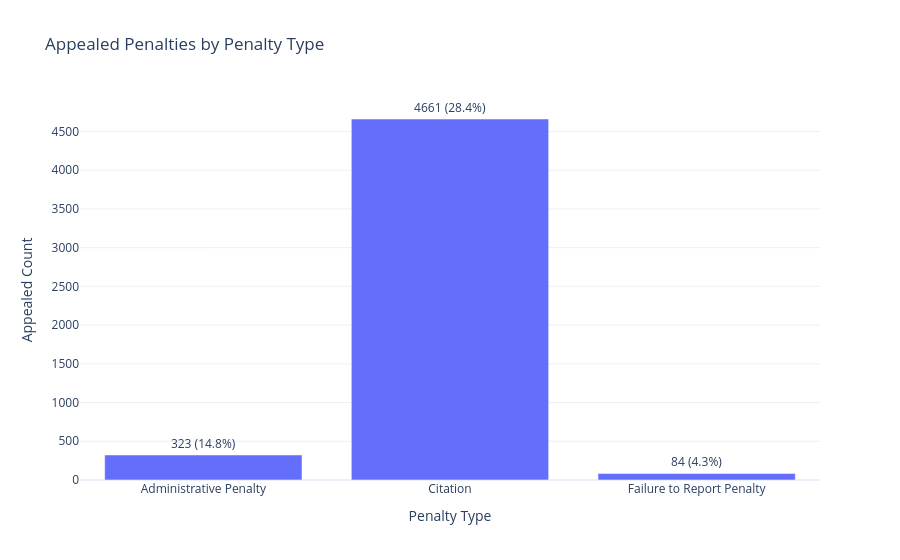

Source (notebook cell):
### Code cell
import plotly.express as px

# total cases per penalty type
totals = df_mart.groupby('PENALTY_TYPE').size()

# appealed cases per penalty type
appealed = df_mart[df_mart['APPEALED'] == 1].groupby('PENALTY_TYPE').size()

# combine
appeal_df = (
    totals.to_frame('total')
    .join(appealed.to_frame('appealed'))
    .fillna(0)
    .reset_index()
)

# appeal rate
appeal_df['appeal_rate'] = appeal_df['appealed'] / appeal_df['total'] * 100

fig = px.bar(
    appeal_df,
    x='PENALTY_TYPE',
    y='appealed',
    title='Appealed Penalties by Penalty Type',
    text=appeal_df.apply(
        lambda r: f"{int(r['appealed'])} ({r['appeal_rate']:.1f}%)",
        axis=1
    )
)

fig.update_traces(textposition='outside')

fig.update_layout(
    template='plotly_white',
    yaxis_title='Appealed Count',
    xaxis_title='Penalty Type'
)

fig.show()

### Figure 1 — Plotly figure (JSON) as saved in the notebook; plotly's stock layout.template omitted (floating-point values rounded to 4 significant figures)
{"data": [{"hovertemplate": "PENALTY_TYPE=%{x}<br>appealed=%{y}<br>text=%{text}<extra></extra>", "legendgroup": "", "marker": {"color": "#636efa", "pattern": {"shape": ""}}, "name": "", "orientation": "v", "showlegend": false, "text": ["323 (14.8%)", "4661 (28.4%)", "84 (4.3%)"], "textposition": "outside", "type": "bar", "x": ["Administrative Penalty", "Citation", "Failure to Report Penalty"], "xaxis": "x", "y": [323, 4661, 84], "yaxis": "y"}], "layout": {"barmode": "relative", "legend": {"tracegroupgap": 0}, "title": {"text": "Appealed Penalties by Penalty Type"}, "xaxis": {"anchor": "y", "domain": [0, 1], "title": {"text": "Penalty Type"}}, "yaxis": {"anchor": "x", "domain": [0, 1], "title": {"text": "Appealed Count"}}}}
